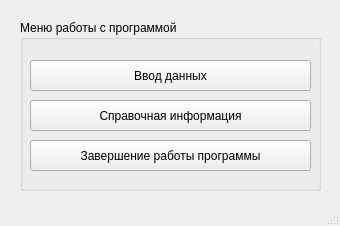
<?xml version="1.0" encoding="UTF-8"?>
<ui version="4.0">
 <class>MainWindow</class>
 <widget class="QMainWindow" name="MainWindow">
  <property name="geometry">
   <rect>
    <x>0</x>
    <y>0</y>
    <width>340</width>
    <height>226</height>
   </rect>
  </property>
  <property name="windowTitle">
   <string>MainWindow</string>
  </property>
  <widget class="QWidget" name="centralwidget">
   <widget class="QGroupBox" name="groupBox">
    <property name="geometry">
     <rect>
      <x>20</x>
      <y>20</y>
      <width>301</width>
      <height>171</height>
     </rect>
    </property>
    <property name="title">
     <string>Меню работы с программой</string>
    </property>
    <widget class="QPushButton" name="callInputFormPushButton">
     <property name="geometry">
      <rect>
       <x>10</x>
       <y>40</y>
       <width>281</width>
       <height>31</height>
      </rect>
     </property>
     <property name="text">
      <string>Ввод данных</string>
     </property>
    </widget>
    <widget class="QPushButton" name="infoPushButton">
     <property name="geometry">
      <rect>
       <x>10</x>
       <y>80</y>
       <width>281</width>
       <height>31</height>
      </rect>
     </property>
     <property name="text">
      <string>Справочная информация</string>
     </property>
    </widget>
    <widget class="QPushButton" name="exitPushButton">
     <property name="geometry">
      <rect>
       <x>10</x>
       <y>120</y>
       <width>281</width>
       <height>31</height>
      </rect>
     </property>
     <property name="text">
      <string>Завершение работы программы</string>
     </property>
    </widget>
   </widget>
  </widget>
  <widget class="QMenuBar" name="menubar">
   <property name="geometry">
    <rect>
     <x>0</x>
     <y>0</y>
     <width>340</width>
     <height>21</height>
    </rect>
   </property>
  </widget>
  <widget class="QStatusBar" name="statusbar"/>
 </widget>
 <resources/>
 <connections/>
</ui>
